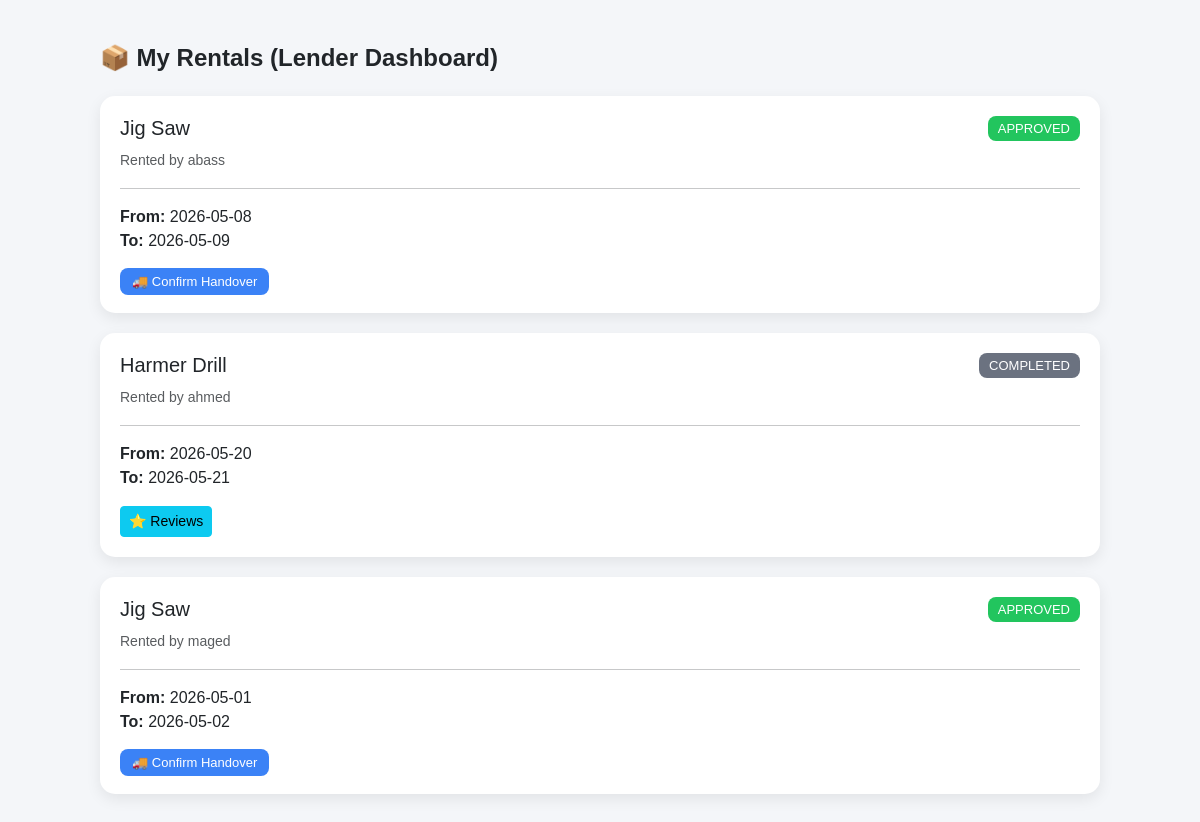
Page /public/my_rentals.php (signed in) on the committed database.
### tables this page shows
CREATE TABLE `reservations` (
  `reservation_id` int(11) NOT NULL,
  `user_id` int(11) NOT NULL,
  `tool_id` int(11) NOT NULL,
  `start_date` date NOT NULL,
  `end_date` date NOT NULL,
  `total_price` decimal(10,2) DEFAULT NULL,
  `status` enum('pending','approved','active','completed','rejected') DEFAULT 'pending',
  `created_at` timestamp NOT NULL DEFAULT current_timestamp(),
  `deposit_amount` decimal(10,2) DEFAULT 0.00,
  `payment_status` enum('pending','paid','failed','refunded') DEFAULT 'pending',
  `rental_type` enum('hour','day','week') DEFAULT 'day'
);

CREATE TABLE `tools` (
  `tool_id` int(11) NOT NULL,
  `owner_id` int(11) NOT NULL,
  `tool_name` varchar(100) NOT NULL,
  `category` varchar(50) DEFAULT NULL,
  `description` text DEFAULT NULL,
  `price_per_day` decimal(10,2) NOT NULL,
  `availability_status` enum('pending','available','maintenance','rejected') DEFAULT 'pending',
  `created_at` timestamp NOT NULL DEFAULT current_timestamp(),
  `photo` varchar(255) DEFAULT NULL,
  `price_per_hour` decimal(10,2) DEFAULT 0.00,
  `price_per_week` decimal(10,2) DEFAULT 0.00,
  `deposit_amount` decimal(10,2) DEFAULT 0.00
);

CREATE TABLE `users` (
  `user_id` int(11) NOT NULL,
  `full_name` varchar(100) NOT NULL,
  `email` varchar(100) NOT NULL,
  `password` varchar(255) NOT NULL,
  `phone` varchar(20) DEFAULT NULL,
  `address` varchar(255) DEFAULT NULL,
  `role` enum('member','librarian','admin') DEFAULT 'member',
  `membership_type` enum('normal','pro') DEFAULT 'normal',
  `status` enum('approved','pending','rejected') DEFAULT 'pending',
  `created_at` timestamp NOT NULL DEFAULT current_timestamp(),
  `trust_score` decimal(3,2) DEFAULT 5.00
);

### public/my_rentals.php (the view, shortened to what this page needs)
<?php
$db = new Database();
$conn = $db->connect();
$user_id = $_SESSION['user_id'];
$sql = "SELECT
            reservations.reservation_id,
            reservations.start_date,
            reservations.end_date,
            reservations.status,
            tools.tool_name,
            users.full_name
        FROM reservations
        JOIN tools ON reservations.tool_id = tools.tool_id
        JOIN users ON reservations.user_id = users.user_id
        WHERE tools.owner_id = ?
        ORDER BY reservations.reservation_id DESC";
$stmt = $conn->prepare($sql);
$stmt->bind_param("i",$user_id);
if(!$stmt->execute()){
    die("Execute Error: " . $stmt->error);
}
$result = $stmt->get_result();
?>
<!DOCTYPE html>
<html>
<head>
    <link href="https://cdn.jsdelivr.net/npm/bootstrap@5.3.3/dist/css/bootstrap.min.css" rel="stylesheet">
</head>
<body>
<div class="container-box">
    <div class="title">📦 My Rentals (Lender Dashboard)</div>
    <?php if($result && $result->num_rows > 0): ?>
        <?php while($row = $result->fetch_assoc()): ?>
            <div class="card-rental">
                <div class="d-flex justify-content-between">
                    <div>
                        <h5><?= $row['tool_name']; ?></h5>
                        <small class="text-muted">Rented by <?= $row['full_name']; ?></small>
                    </div>
                    <div>
                        <span class="status <?= $row['status']; ?>">
                            <?= strtoupper($row['status']); ?>
                        </span>
                    </div>
                </div>
                <hr>
                <p>
                    <b>From:</b> <?= $row['start_date']; ?> <br>
                    <b>To:</b> <?= $row['end_date']; ?>
                </p>
                <div>
                <?php if($row['status'] == 'pending'): ?>
                    <a href="?action=approve&id=<?= $row['reservation_id']; ?>"
                        class="btn-action approve">✔ Approve</a>
                    <a href="?action=reject&id=<?= $row['reservation_id']; ?>"
                        class="btn-action reject">✖ Reject</a>
                <?php elseif($row['status'] == 'approved'): ?>
                    <a href="?action=handover&id=<?= $row['reservation_id']; ?>"
                        class="btn-action handover">🚚 Confirm Handover</a>
                <?php elseif($row['status'] == 'completed'): ?>
                    <a href="reviews.php?user_id=<?= $row['user_id'] ?>"
                        class="btn btn-info btn-sm">
                        ⭐ Reviews
                        </a>
                <?php else: ?>
                    <span class="text-muted">No actions</span>
                <?php endif; ?>
                </div>
            </div>
        <?php endwhile; ?>
    <?php else: ?>
        <div class="alert alert-info text-center">
            No rentals found 📭
        </div>
    <?php endif; ?>
</div>
</body>
</html>

### public/my_rentals.php (style rules this page uses)
body { background:#f4f6f9; font-family: Arial; }
.container-box { max-width:1000px; margin:40px auto; }
.title { font-size:24px; font-weight:bold; margin-bottom:20px; }
.card-rental { background:white; padding:20px; border-radius:15px; box-shadow:0 5px 15px rgba(0,0,0,0.08); margin-bottom:20px; transition:0.2s; }
.status { padding:5px 10px; border-radius:8px; font-size:13px; color:white; }
.approved { background:#22c55e; }
.completed { background:#6b7280; }
.btn-action { padding:6px 12px; border-radius:8px; font-size:13px; text-decoration:none; margin-right:5px; }
.handover { background:#3b82f6;color:white; }

### rows in the picture
reservations: tool.tool_name "Jig Saw", user.full_name "abass", status "APPROVED", start_date "2026-05-08", end_date "2026-05-09"
reservations: tool.tool_name "Harmer Drill", user.full_name "ahmed", status "COMPLETED", start_date "2026-05-20", end_date "2026-05-21"
reservations: tool.tool_name "Jig Saw", user.full_name "maged", status "APPROVED", start_date "2026-05-01", end_date "2026-05-02"
